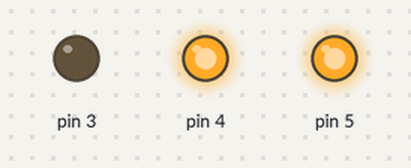
Simulated run of this sketch. Board: Arduino Uno, built with avr-gcc and run on an emulated ATmega328P. On the bench: output pins drawn as LEDs (lit = HIGH).

Above: at 0.5 s.
At 1.5 s:
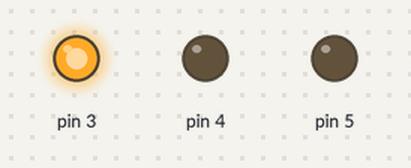
At 2.5 s:
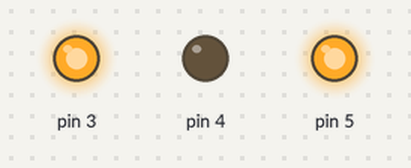
At 3.5 s:
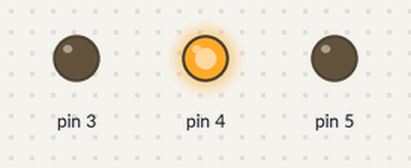
At 4.5 s:
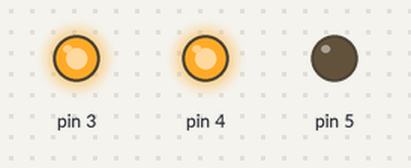
At 5.5 s:
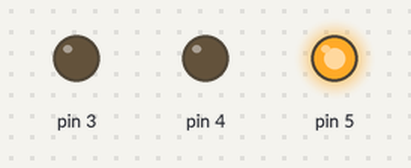
Timing chart, 0 to 7.8 s (numbered marks = the images above):
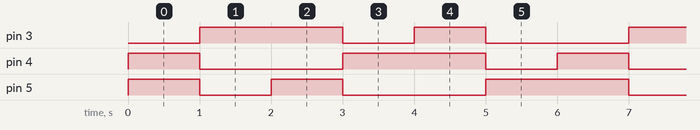

Measured:
- by itself, pin 3, pin 5: repeats every 6.0 s: LOW 1.0 s, HIGH 1.0 s, LOW 2.0 s, HIGH 2.0 s
- by itself, pin 4: repeats every 6.0 s: LOW 2.0 s, HIGH 2.0 s, LOW 1.0 s, HIGH 1.0 s
- by itself, everything shown: repeats every 6.0 s, in 6 steps

The sketch:

Blink2.ino
```cpp
void setup() {
  pinMode(3, OUTPUT);
  pinMode(4, OUTPUT);
  pinMode(5, OUTPUT);
}

void loop() {
  digitalWrite(3, LOW);
  digitalWrite(4, HIGH);
  digitalWrite(5, HIGH);
  delay(1000);
  // waits for a second

  digitalWrite(3, HIGH);
  digitalWrite(4, LOW);
  digitalWrite(5, LOW);
  delay(1000);

  digitalWrite(3, HIGH);
  digitalWrite(4, LOW);
  digitalWrite(5, HIGH);
  delay(1000);

  digitalWrite(3, LOW);
  digitalWrite(4, HIGH);
  digitalWrite(5, LOW);
  delay(1000);

  digitalWrite(3, HIGH);
  digitalWrite(4, HIGH);
  digitalWrite(5, LOW);
  delay(1000);

  digitalWrite(3, LOW);
  digitalWrite(4, LOW);
  digitalWrite(5, HIGH);
  delay(1000);


  }            // waits for a second
```
